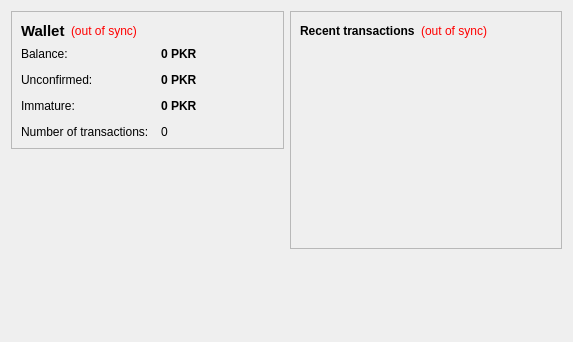
<?xml version="1.0" encoding="UTF-8"?>
<ui version="4.0">
 <class>OverviewPage</class>
 <widget class="QWidget" name="OverviewPage">
  <property name="geometry">
   <rect>
    <x>0</x>
    <y>0</y>
    <width>573</width>
    <height>342</height>
   </rect>
  </property>
  <property name="windowTitle">
   <string>Form</string>
  </property>
  <layout class="QHBoxLayout" name="horizontalLayout" stretch="1,1">
   <item>
    <layout class="QVBoxLayout" name="verticalLayout_2">
     <item>
      <widget class="QFrame" name="frame">
       <property name="frameShape">
        <enum>QFrame::StyledPanel</enum>
       </property>
       <property name="frameShadow">
        <enum>QFrame::Raised</enum>
       </property>
       <layout class="QVBoxLayout" name="verticalLayout_4">
        <item>
         <layout class="QHBoxLayout" name="horizontalLayout_4">
          <item>
           <widget class="QLabel" name="label_5">
            <property name="font">
             <font>
              <pointsize>11</pointsize>
              <weight>75</weight>
              <bold>true</bold>
             </font>
            </property>
            <property name="text">
             <string>Wallet</string>
            </property>
           </widget>
          </item>
          <item>
           <widget class="QLabel" name="labelWalletStatus">
            <property name="toolTip">
             <string>The displayed information may be out of date. Your wallet automatically synchronizes with the PokerCoin network after a connection is established, but this process has not completed yet.</string>
            </property>
            <property name="styleSheet">
             <string notr="true">QLabel { color: red; }</string>
            </property>
            <property name="text">
             <string notr="true">(out of sync)</string>
            </property>
            <property name="alignment">
             <set>Qt::AlignLeading|Qt::AlignLeft|Qt::AlignVCenter</set>
            </property>
           </widget>
          </item>
          <item>
           <spacer name="horizontalSpacer_2">
            <property name="orientation">
             <enum>Qt::Horizontal</enum>
            </property>
            <property name="sizeHint" stdset="0">
             <size>
              <width>40</width>
              <height>20</height>
             </size>
            </property>
           </spacer>
          </item>
         </layout>
        </item>
        <item>
         <layout class="QFormLayout" name="formLayout_2">
          <property name="fieldGrowthPolicy">
           <enum>QFormLayout::AllNonFixedFieldsGrow</enum>
          </property>
          <property name="horizontalSpacing">
           <number>12</number>
          </property>
          <property name="verticalSpacing">
           <number>12</number>
          </property>
          <item row="0" column="0">
           <widget class="QLabel" name="label">
            <property name="text">
             <string>Balance:</string>
            </property>
           </widget>
          </item>
          <item row="0" column="1">
           <widget class="QLabel" name="labelBalance">
            <property name="font">
             <font>
              <weight>75</weight>
              <bold>true</bold>
             </font>
            </property>
            <property name="cursor">
             <cursorShape>IBeamCursor</cursorShape>
            </property>
            <property name="toolTip">
             <string>Your current balance</string>
            </property>
            <property name="text">
             <string notr="true">0 PKR</string>
            </property>
            <property name="textInteractionFlags">
             <set>Qt::LinksAccessibleByMouse|Qt::TextSelectableByKeyboard|Qt::TextSelectableByMouse</set>
            </property>
           </widget>
          </item>
          <item row="1" column="0">
           <widget class="QLabel" name="label_3">
            <property name="text">
             <string>Unconfirmed:</string>
            </property>
           </widget>
          </item>
          <item row="1" column="1">
           <widget class="QLabel" name="labelUnconfirmed">
            <property name="font">
             <font>
              <weight>75</weight>
              <bold>true</bold>
             </font>
            </property>
            <property name="cursor">
             <cursorShape>IBeamCursor</cursorShape>
            </property>
            <property name="toolTip">
             <string>Total of transactions that have yet to be confirmed, and do not yet count toward the current balance</string>
            </property>
            <property name="text">
             <string notr="true">0 PKR</string>
            </property>
            <property name="textInteractionFlags">
             <set>Qt::LinksAccessibleByMouse|Qt::TextSelectableByKeyboard|Qt::TextSelectableByMouse</set>
            </property>
           </widget>
          </item>
          <item row="3" column="0">
           <widget class="QLabel" name="label_2">
            <property name="text">
             <string>Number of transactions:</string>
            </property>
           </widget>
          </item>
          <item row="3" column="1">
           <widget class="QLabel" name="labelNumTransactions">
            <property name="toolTip">
             <string>Total number of transactions in wallet</string>
            </property>
            <property name="text">
             <string notr="true">0</string>
            </property>
           </widget>
          </item>
          <item row="2" column="0">
           <widget class="QLabel" name="labelImmatureText">
            <property name="text">
             <string>Immature:</string>
            </property>
           </widget>
          </item>
          <item row="2" column="1">
           <widget class="QLabel" name="labelImmature">
            <property name="font">
             <font>
              <weight>75</weight>
              <bold>true</bold>
             </font>
            </property>
            <property name="toolTip">
             <string>Mined balance that has not yet matured</string>
            </property>
            <property name="text">
             <string notr="true">0 PKR</string>
            </property>
            <property name="textInteractionFlags">
             <set>Qt::LinksAccessibleByMouse|Qt::TextSelectableByKeyboard|Qt::TextSelectableByMouse</set>
            </property>
           </widget>
          </item>
         </layout>
        </item>
       </layout>
      </widget>
     </item>
     <item>
      <spacer name="verticalSpacer">
       <property name="orientation">
        <enum>Qt::Vertical</enum>
       </property>
       <property name="sizeHint" stdset="0">
        <size>
         <width>20</width>
         <height>40</height>
        </size>
       </property>
      </spacer>
     </item>
    </layout>
   </item>
   <item>
    <layout class="QVBoxLayout" name="verticalLayout_3">
     <item>
      <widget class="QFrame" name="frame_2">
       <property name="frameShape">
        <enum>QFrame::StyledPanel</enum>
       </property>
       <property name="frameShadow">
        <enum>QFrame::Raised</enum>
       </property>
       <layout class="QVBoxLayout" name="verticalLayout">
        <item>
         <layout class="QHBoxLayout" name="horizontalLayout_2">
          <item>
           <widget class="QLabel" name="label_4">
            <property name="text">
             <string>&lt;b&gt;Recent transactions&lt;/b&gt;</string>
            </property>
           </widget>
          </item>
          <item>
           <widget class="QLabel" name="labelTransactionsStatus">
            <property name="toolTip">
             <string>The displayed information may be out of date. Your wallet automatically synchronizes with the PokerCoin network after a connection is established, but this process has not completed yet.</string>
            </property>
            <property name="styleSheet">
             <string notr="true">QLabel { color: red; }</string>
            </property>
            <property name="text">
             <string notr="true">(out of sync)</string>
            </property>
            <property name="alignment">
             <set>Qt::AlignRight|Qt::AlignTrailing|Qt::AlignVCenter</set>
            </property>
           </widget>
          </item>
          <item>
           <spacer name="horizontalSpacer">
            <property name="orientation">
             <enum>Qt::Horizontal</enum>
            </property>
            <property name="sizeHint" stdset="0">
             <size>
              <width>40</width>
              <height>20</height>
             </size>
            </property>
           </spacer>
          </item>
         </layout>
        </item>
        <item>
         <widget class="QListView" name="listTransactions">
          <property name="styleSheet">
           <string notr="true">QListView { background: transparent; }</string>
          </property>
          <property name="frameShape">
           <enum>QFrame::NoFrame</enum>
          </property>
          <property name="verticalScrollBarPolicy">
           <enum>Qt::ScrollBarAlwaysOff</enum>
          </property>
          <property name="horizontalScrollBarPolicy">
           <enum>Qt::ScrollBarAlwaysOff</enum>
          </property>
          <property name="selectionMode">
           <enum>QAbstractItemView::NoSelection</enum>
          </property>
         </widget>
        </item>
       </layout>
      </widget>
     </item>
     <item>
      <spacer name="verticalSpacer_2">
       <property name="orientation">
        <enum>Qt::Vertical</enum>
       </property>
       <property name="sizeHint" stdset="0">
        <size>
         <width>20</width>
         <height>40</height>
        </size>
       </property>
      </spacer>
     </item>
    </layout>
   </item>
  </layout>
 </widget>
 <resources/>
 <connections/>
</ui>
